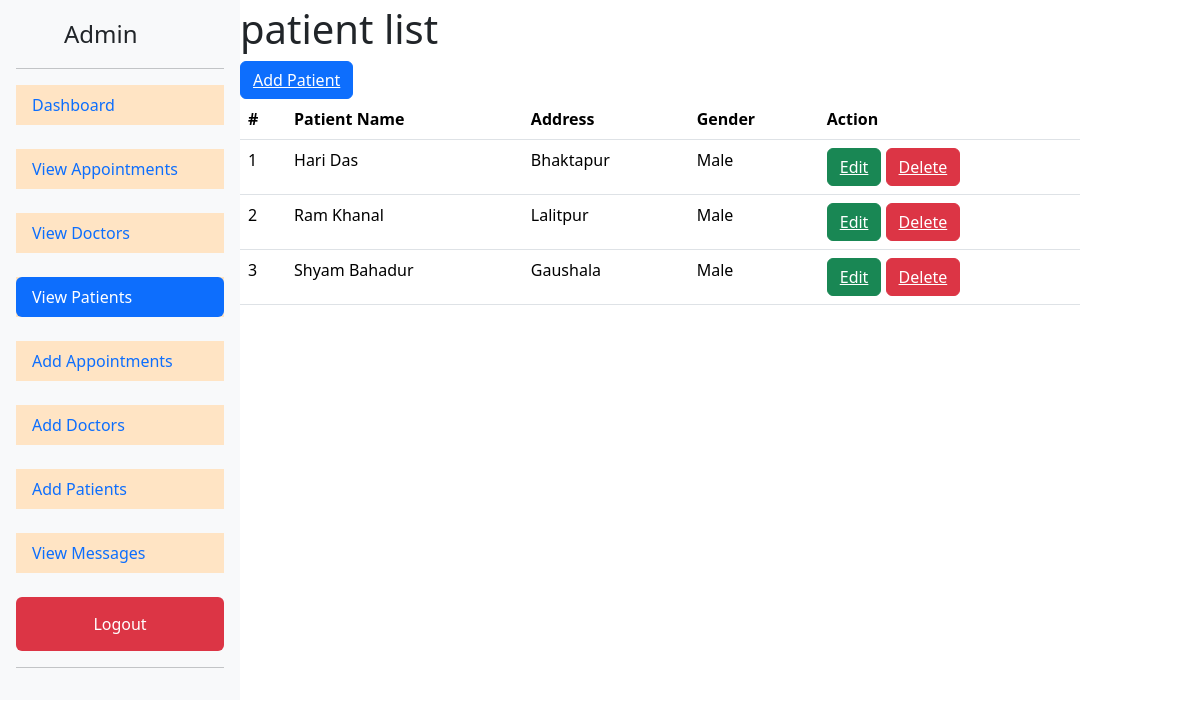
Page /viewpatient (signed in) on the earlier database version.
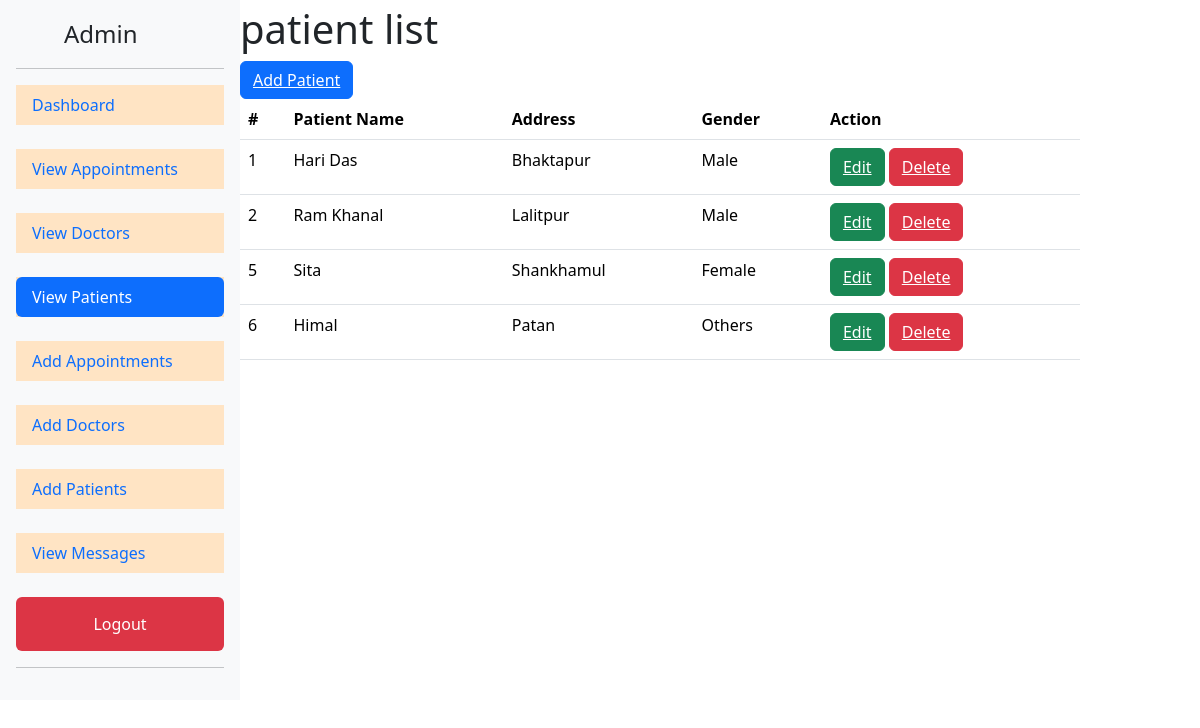
Same page on the later database version.
### Hospital/models.py (models this page shows, shortened)
class Patient(models.Model):
    Patient_name = models.CharField(max_length=100)
    Gender_Choices = (('Male','male'),('Female','female'),('Others','others'))
    Gender = models.CharField(max_length=100,choices=Gender_Choices,default='Male')
    Address = models.CharField(max_length=100)

### Hospital/views.py (the view)
# urls.py: path('viewpatient',viewpatient,name='viewpatient'),
@login_required(login_url="adlogin")
def viewpatient(request):
    mypatient = Patient.objects.all()
    return render(request,'viewpatient.html',{'patients':mypatient})

### templates/viewpatient.html
{% extends "baseadmin.html" %}
{% block content %}
<h1>patient list</h1>
<button class="btn btn-primary"><a href="{% url 'addpatient' %}" class="text-white">Add Patient</a></button>
<table class="table">
    <thead class="thead-dark">
      <tr>
        <th scope="col">#</th>
        <th scope="col">Patient Name</th>
        <th scope="col">Address</th>
        <th scope="col">Gender</th>
        <th scope="col">Action</th>
      </tr>
    </thead>
    <tbody>
        {% for d in patients %}
        <tr>
            <td>{{d.id}}</td>
            <td>{{d.Patient_name}}</td>
            <td>{{d.Address}}</td>
            <td>{{d.Gender}}</td>
            <td><button class="btn btn-success"><a href="{% url "editpatient" d.id %}" class="text-white">Edit</a></button> <button class="btn btn-danger"><a href="{% url 'delpatient' d.id %}" class="text-white">Delete</a></button></td>
        </tr>
        {% endfor %}
    </tbody>
  </table>
{% endblock content %}

Differences in the rows shown:
removed Patient: id "3", Patient_name "Shyam Bahadur", Address "Gaushala", Gender "Male"
added Patient: id "5", Patient_name "Sita", Address "Shankhamul", Gender "Female"
added Patient: id "6", Patient_name "Himal", Address "Patan", Gender "Others"
